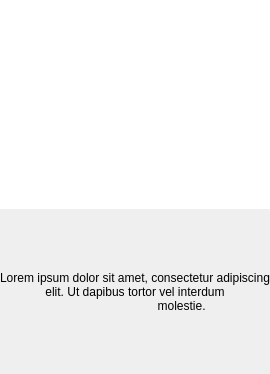
<?xml version="1.0" encoding="UTF-8"?>
<ui version="4.0">
    <class>ExecutableListWidget</class>
    <widget class="QWidget" name="ExecutableListWidget">
        <property name="geometry">
            <rect>
                <x>0</x>
                <y>0</y>
                <width>216</width>
                <height>374</height>
            </rect>
        </property>
        <property name="sizePolicy">
            <sizepolicy hsizetype="Preferred" vsizetype="Minimum">
                <horstretch>0</horstretch>
                <verstretch>0</verstretch>
            </sizepolicy>
        </property>
        <property name="windowTitle">
            <string>Form</string>
        </property>
        <layout class="QVBoxLayout" name="verticalLayout">
            <property name="spacing">
                <number>15</number>
            </property>
            <property name="leftMargin">
                <number>0</number>
            </property>
            <property name="topMargin">
                <number>0</number>
            </property>
            <property name="rightMargin">
                <number>0</number>
            </property>
            <property name="bottomMargin">
                <number>0</number>
            </property>
            <item>
                <widget class="TightListView" name="list_view">
                    <property name="sizePolicy">
                        <sizepolicy hsizetype="Expanding" vsizetype="Minimum">
                            <horstretch>0</horstretch>
                            <verstretch>0</verstretch>
                        </sizepolicy>
                    </property>
                    <property name="frameShape">
                        <enum>QFrame::NoFrame</enum>
                    </property>
                    <property name="alternatingRowColors">
                        <bool>true</bool>
                    </property>
                    <property name="verticalScrollMode">
                        <enum>QAbstractItemView::ScrollPerPixel</enum>
                    </property>
                </widget>
            </item>
            <item>
                <widget class="QLabel" name="label">
                    <property name="sizePolicy">
                        <sizepolicy hsizetype="MinimumExpanding" vsizetype="Fixed">
                            <horstretch>0</horstretch>
                            <verstretch>0</verstretch>
                        </sizepolicy>
                    </property>
                    <property name="maximumSize">
                        <size>
                            <width>16777215</width>
                            <height>150</height>
                        </size>
                    </property>
                    <property name="text">
                        <string>Lorem ipsum dolor sit amet, consectetur adipiscing elit. Ut dapibus tortor vel interdum
                            molestie.
                        </string>
                    </property>
                    <property name="alignment">
                        <set>Qt::AlignCenter</set>
                    </property>
                    <property name="wordWrap">
                        <bool>true</bool>
                    </property>
                    <property name="margin">
                        <number>20</number>
                    </property>
                </widget>
            </item>
        </layout>
    </widget>
    <customwidgets>
        <customwidget>
            <class>TightListView</class>
            <extends>QListView</extends>
            <header>sidebar/tight_list_view.h</header>
        </customwidget>
    </customwidgets>
    <resources/>
    <connections/>
</ui>
